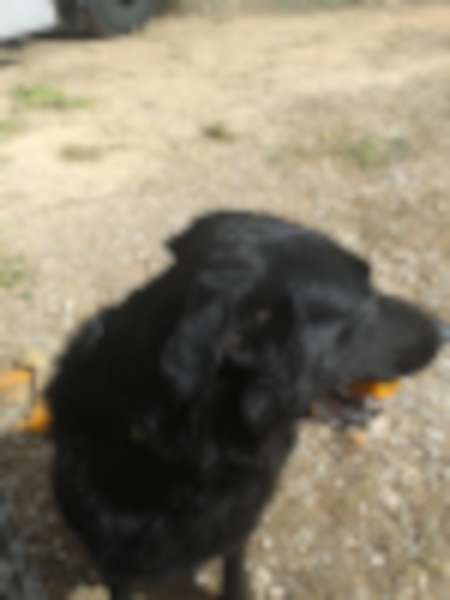
#> input picture Mis exploraciones académicas/Python/Tratamiento de imagenes con python/nelo4.png, 450 x 600 px
$ python python059-RecorrerPixelesGrises.py
#> lines starting #> are read from the running program, lines starting #| are printed output that depends on the picture
from PIL import Image

imagen = Image.open("nelo4.png")
#> imagen is the input picture: PIL image 450x600 RGB; mean R, G, B 134.5, 126.1, 107.4
pixeles = imagen.load()
print(imagen.size)
#| (450, 600)

print(pixeles[0,0])
#| (224, 230, 227)

altura = imagen.size[1]
#> altura = 600
anchura = imagen.size[0]
#> anchura = 450

for x in range(0,anchura):
    for y in range(0,altura):
        rojo = pixeles[x,y][0]
        verde = pixeles[x,y][1]
        azul = pixeles[x,y][2]

        rojo = rojo
        verde = rojo
        azul = rojo

        pixeles[x,y] = (rojo,verde,azul)


imagen.save("neloguardado4.png")
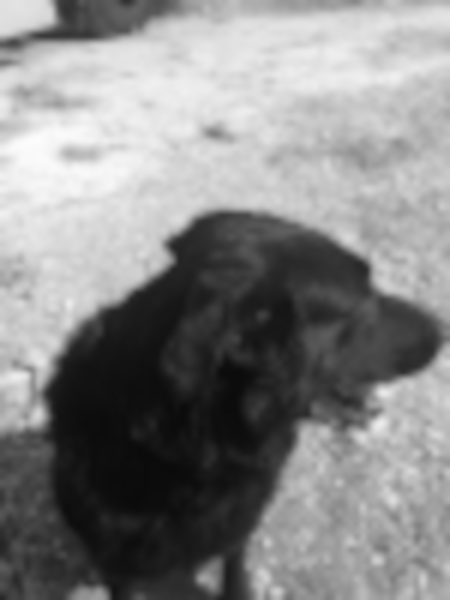
#> saved as neloguardado4.png: PIL image 450x600 RGB; min 10, max 252, mean 134.5
